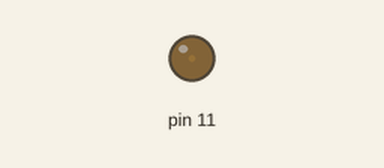
Bench run of a sketch on a simulated Arduino Uno, built with avr-gcc and run on an emulated ATmega328P. Parts: output pins drawn as LEDs (lit = HIGH). What the sketch prints to the serial monitor is not drawn.

Above: at 0.05 s.
At 1.2 s:
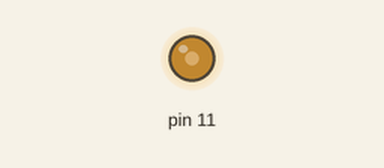
At 2.35 s:
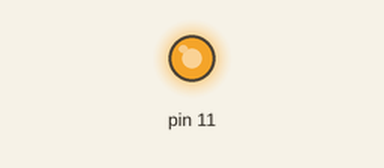
At 4.65 s:
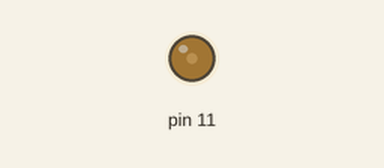
Timing chart, 0 to 6.8 s (numbered marks = the images above):
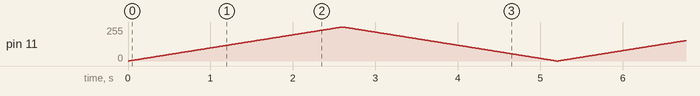

The sketch:

lab05-3.ino
```cpp
void setup() {
  pinMode(11, OUTPUT);  // PWM 핀을 출력 모드로 설정
  Serial.begin(9600);   // 시리얼 모니터 시작
}

void loop() {
  // LED 밝기 증가 (0에서 255까지)
  for (int i = 0; i <= 255; i++) {
    analogWrite(11, i);  // LED 밝기를 i로 설정 (PWM 값 0~255)
    delay(10);           // 딜레이를 줘서 부드럽게 변화하도록 함
    Serial.println(i);   // 현재 밝기 값 출력
  }

  // LED 밝기 감소 (255에서 0까지)
  for (int i = 255; i >= 0; i--) {
    analogWrite(11, i);  // LED 밝기를 i로 설정 (PWM 값 255~0)
    delay(10);           // 딜레이를 줘서 부드럽게 변화하도록 함
    Serial.println(i);   // 현재 밝기 값 출력
  }
}
```
